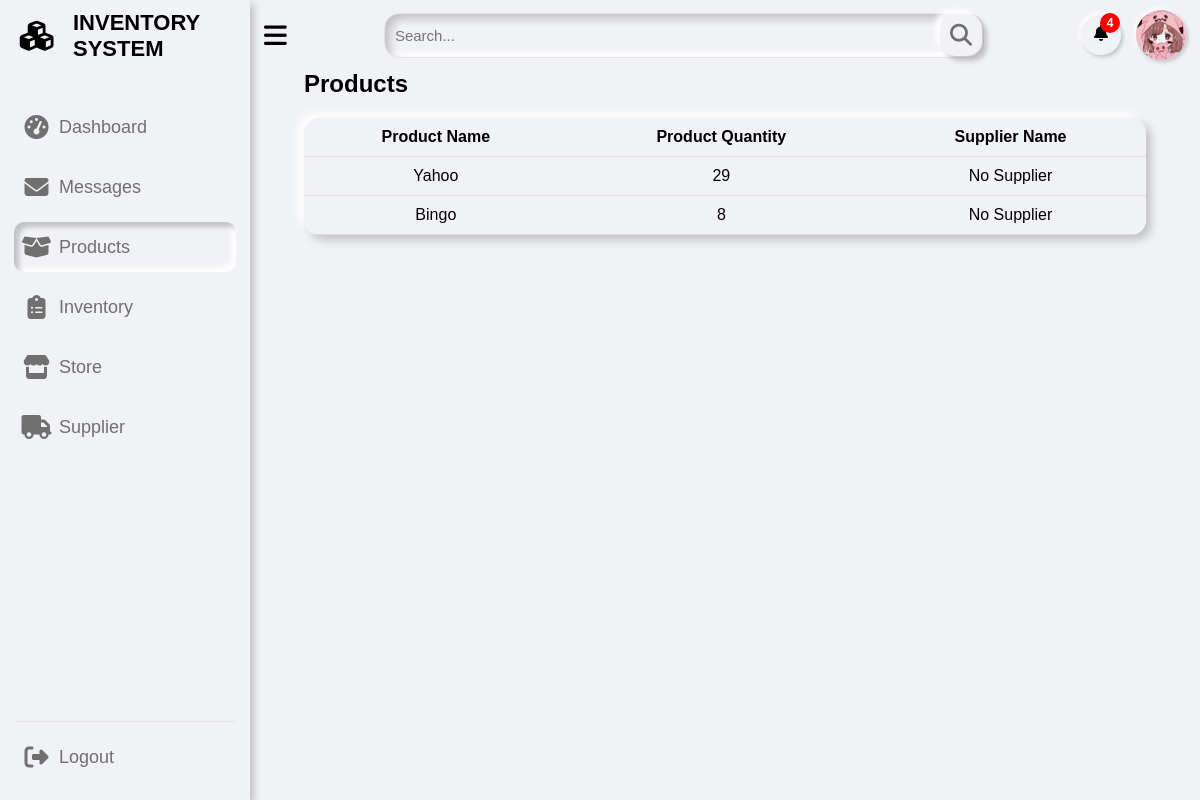
The app's page /pages/product.php (signed in) with its own data.
### tables this page shows
CREATE TABLE `product_details` (
  `product_id` int(11) NOT NULL,
  `product_quantity` int(11) NOT NULL,
  `product_price` int(11) NOT NULL
);

CREATE TABLE `product` (
  `product_id` int(11) NOT NULL,
  `product_name` varchar(255) DEFAULT NULL,
  `supplier_id` int(11) DEFAULT NULL
);

### pages/product.php (the view, shortened to what this page needs)
<?php
if (isset($_SESSION['id']) && isset($_SESSION['username']) && $_SESSION['role'] === 'admin') {
?>
  <?php
  include "../includes/sidebar.php";
  include "../includes/admin_topbar.php";
  ?>
  <div class="dash-content">
    <h2>
      Products
    </h2>
    <?php
    $sql = "SELECT p.product_name, pd.product_quantity, s.supplier_name
FROM product p
INNER JOIN product_details pd ON p.product_id = pd.product_id
LEFT JOIN supplier s ON p.supplier_id = s.supplier_id";
    $stmt = $pdo->query($sql);
    if ($stmt->rowCount() > 0) {
      echo "<table class='product-table neumorphic'>";
      echo "<tr><th>Product Name</th><th>Product Quantity</th><th>Supplier Name</th></tr>";
      while ($row = $stmt->fetch(PDO::FETCH_ASSOC)) {
        if (empty($row['supplier_name'])) {
          echo "<tr><td>" . $row['product_name'] . "</td><td>" . $row['product_quantity'] . "</td><td>No Supplier</td></tr>";
        } else {
          echo "<tr><td>" . $row['product_name'] . "</td><td>" . $row['product_quantity'] . "</td><td>" . $row['supplier_name'] . "</td></tr>";
        }
      }
      echo "</table>";
    } else {
      echo "No products found.";
    }
    ?>
    <?php
    include "../includes/footbar.php";
    ?>
  <?php
} else {
  header("Location: ../index.php?error=access_error");
  exit();
}
  ?>

### css/dashboard.css (style rules this page uses)
* { margin: 0; padding: 0; box-sizing: border-box; font-family: "Poppins", sans-serif; }
:root { --primary-color: #0e4bf1; --color-hover: #0e4bf1; --panel-color: #F1F2F6; --text-color: #000; --card-color: #fff; --black-light-color: #707070; --border-color: #e6e5e5; --toggle-color: #ddd; --box1-color: #4dffe4; --box2-color: #acd3ff; --box3-color: #fce7d1; --title-icon-color: #fff; --tran-05: all 0.5s ease; --tran-03: all 0.3s ease; --tran-03: all 0.2s ease; }
body { min-height: 100vh; background-color: #fff; }
.dashboard .dash-content { padding-top: 60px; }
.dash-content { text-align: center; padding: 40px; }
.dash-content h2 { display: flex; justify-content: space-between; align-items: center; color: var(--text-color); }
.product-table, .order-table { width: 100%; border-collapse: collapse; margin-top: 20px; background-color: var(--panel-color); box-shadow: 5px 5px 10px rgba(0, 0, 0, 0.2), -5px -5px 10px rgba(255, 255, 255, 1); border-radius: 15px; overflow: hidden; }
.product-table th, .product-table td, .order-table th, .order-table td { padding: 10px; text-align: center; align-items: center; border-bottom: 1px solid #ddd; color: var(--text-color); }
.product-table td, .order-table td { background-color: var(--panel-color); }
.product-table th, .order-table th { background-color: var(--panel-color); color: var(--text-color); }

### records on screen
product_details: product_id.product_name "Yahoo", product_quantity "29"
product_details: product_id.product_name "Bingo", product_quantity "8"
